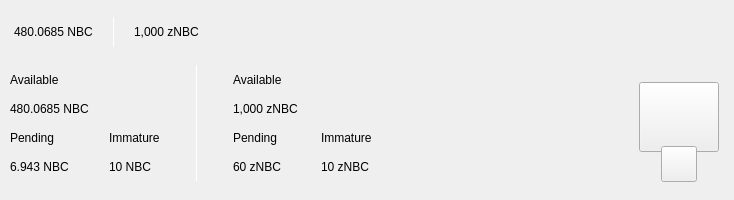
<?xml version="1.0" encoding="UTF-8"?>
<ui version="4.0">
 <class>TopBar</class>
 <widget class="QWidget" name="TopBar">
  <property name="geometry">
   <rect>
    <x>0</x>
    <y>0</y>
    <width>734</width>
    <height>200</height>
   </rect>
  </property>
  <property name="minimumSize">
   <size>
    <width>0</width>
    <height>200</height>
   </size>
  </property>
  <property name="maximumSize">
   <size>
    <width>16777215</width>
    <height>200</height>
   </size>
  </property>
  <property name="windowTitle">
   <string>Form</string>
  </property>
  <layout class="QVBoxLayout" name="verticalLayout_10" stretch="0">
   <property name="spacing">
    <number>0</number>
   </property>
   <property name="leftMargin">
    <number>0</number>
   </property>
   <property name="topMargin">
    <number>0</number>
   </property>
   <property name="rightMargin">
    <number>0</number>
   </property>
   <property name="bottomMargin">
    <number>0</number>
   </property>
   <item>
    <widget class="PFBorderImage" name="containerTop" native="true">
     <layout class="QVBoxLayout" name="verticalLayout_11">
      <property name="spacing">
       <number>0</number>
      </property>
      <property name="leftMargin">
       <number>0</number>
      </property>
      <property name="topMargin">
       <number>0</number>
      </property>
      <property name="rightMargin">
       <number>0</number>
      </property>
      <property name="bottomMargin">
       <number>0</number>
      </property>
      <item>
       <widget class="QWidget" name="top_container_2" native="true">
        <property name="minimumSize">
         <size>
          <width>0</width>
          <height>65</height>
         </size>
        </property>
        <layout class="QHBoxLayout" name="top_container">
         <property name="spacing">
          <number>0</number>
         </property>
         <property name="leftMargin">
          <number>14</number>
         </property>
         <property name="topMargin">
          <number>0</number>
         </property>
         <property name="rightMargin">
          <number>14</number>
         </property>
         <property name="bottomMargin">
          <number>0</number>
         </property>
         <item alignment="Qt::AlignVCenter">
          <widget class="QWidget" name="widgetTopAmount" native="true">
           <property name="sizePolicy">
            <sizepolicy hsizetype="Preferred" vsizetype="Maximum">
             <horstretch>0</horstretch>
             <verstretch>0</verstretch>
            </sizepolicy>
           </property>
           <layout class="QHBoxLayout" name="horizontalLayout_5">
            <property name="spacing">
             <number>0</number>
            </property>
            <property name="leftMargin">
             <number>0</number>
            </property>
            <property name="topMargin">
             <number>0</number>
            </property>
            <property name="rightMargin">
             <number>0</number>
            </property>
            <property name="bottomMargin">
             <number>0</number>
            </property>
            <item alignment="Qt::AlignTop">
             <widget class="QLabel" name="labelAmountTopnexbit">
              <property name="minimumSize">
               <size>
                <width>0</width>
                <height>36</height>
               </size>
              </property>
              <property name="styleSheet">
               <string notr="true">padding:0px;margin:0px;</string>
              </property>
              <property name="text">
               <string>480.0685 NBC</string>
              </property>
             </widget>
            </item>
            <item>
             <spacer name="horizontalSpacer_11">
              <property name="orientation">
               <enum>Qt::Horizontal</enum>
              </property>
              <property name="sizeType">
               <enum>QSizePolicy::Fixed</enum>
              </property>
              <property name="sizeHint" stdset="0">
               <size>
                <width>20</width>
                <height>20</height>
               </size>
              </property>
             </spacer>
            </item>
            <item alignment="Qt::AlignVCenter">
             <widget class="QLabel" name="label_16">
              <property name="minimumSize">
               <size>
                <width>1</width>
                <height>30</height>
               </size>
              </property>
              <property name="maximumSize">
               <size>
                <width>1</width>
                <height>30</height>
               </size>
              </property>
              <property name="styleSheet">
               <string notr="true">background-color:white;
padding:0px;
border:none;</string>
              </property>
              <property name="text">
               <string/>
              </property>
             </widget>
            </item>
            <item>
             <spacer name="horizontalSpacer_12">
              <property name="orientation">
               <enum>Qt::Horizontal</enum>
              </property>
              <property name="sizeType">
               <enum>QSizePolicy::Fixed</enum>
              </property>
              <property name="sizeHint" stdset="0">
               <size>
                <width>20</width>
                <height>20</height>
               </size>
              </property>
             </spacer>
            </item>
            <item alignment="Qt::AlignTop">
             <widget class="QLabel" name="labelAmountTopznexbit">
              <property name="minimumSize">
               <size>
                <width>0</width>
                <height>36</height>
               </size>
              </property>
              <property name="text">
               <string>1,000 zNBC</string>
              </property>
             </widget>
            </item>
           </layout>
          </widget>
         </item>
         <item>
          <spacer name="horizontalSpacer">
           <property name="orientation">
            <enum>Qt::Horizontal</enum>
           </property>
           <property name="sizeHint" stdset="0">
            <size>
             <width>40</width>
             <height>20</height>
            </size>
           </property>
          </spacer>
         </item>
         <item>
          <layout class="QHBoxLayout" name="horizontalLayout_4">
           <property name="spacing">
            <number>12</number>
           </property>
           <property name="rightMargin">
            <number>0</number>
           </property>
           <item alignment="Qt::AlignRight">
            <widget class="QWidget" name="layoutSync" native="true">
             <property name="minimumSize">
              <size>
               <width>0</width>
               <height>36</height>
              </size>
             </property>
             <property name="maximumSize">
              <size>
               <width>16777215</width>
               <height>36</height>
              </size>
             </property>
             <layout class="QVBoxLayout" name="verticalLayout_9">
              <property name="leftMargin">
               <number>0</number>
              </property>
              <property name="topMargin">
               <number>0</number>
              </property>
              <property name="rightMargin">
               <number>0</number>
              </property>
              <property name="bottomMargin">
               <number>0</number>
              </property>
              <item>
               <widget class="ExpandableButton" name="pushButtonSync" native="true">
                <property name="minimumSize">
                 <size>
                  <width>36</width>
                  <height>36</height>
                 </size>
                </property>
                <property name="maximumSize">
                 <size>
                  <width>16777215</width>
                  <height>36</height>
                 </size>
                </property>
               </widget>
              </item>
             </layout>
            </widget>
           </item>
           <item>
            <widget class="ExpandableButton" name="pushButtonStack" native="true">
             <property name="minimumSize">
              <size>
               <width>36</width>
               <height>36</height>
              </size>
             </property>
            </widget>
           </item>
           <item>
            <widget class="ExpandableButton" name="pushButtonColdStaking" native="true">
             <property name="minimumSize">
              <size>
               <width>36</width>
               <height>36</height>
              </size>
             </property>
            </widget>
           </item>
           <item>
            <widget class="ExpandableButton" name="pushButtonConnection" native="true">
             <property name="minimumSize">
              <size>
               <width>36</width>
               <height>36</height>
              </size>
             </property>
            </widget>
           </item>
           <item>
            <widget class="ExpandableButton" name="pushButtonLock" native="true">
             <property name="sizePolicy">
              <sizepolicy hsizetype="Expanding" vsizetype="Expanding">
               <horstretch>0</horstretch>
               <verstretch>0</verstretch>
              </sizepolicy>
             </property>
             <property name="minimumSize">
              <size>
               <width>36</width>
               <height>0</height>
              </size>
             </property>
            </widget>
           </item>
           <item>
            <widget class="ExpandableButton" name="pushButtonTheme" native="true">
             <property name="minimumSize">
              <size>
               <width>36</width>
               <height>36</height>
              </size>
             </property>
             <property name="maximumSize">
              <size>
               <width>16777215</width>
               <height>36</height>
              </size>
             </property>
            </widget>
           </item>
           <item>
            <widget class="ExpandableButton" name="pushButtonFAQ" native="true">
             <property name="minimumSize">
              <size>
               <width>36</width>
               <height>36</height>
              </size>
             </property>
            </widget>
           </item>
          </layout>
         </item>
        </layout>
       </widget>
      </item>
      <item>
       <widget class="QWidget" name="bottom_container" native="true">
        <property name="minimumSize">
         <size>
          <width>0</width>
          <height>135</height>
         </size>
        </property>
        <layout class="QHBoxLayout" name="botton_container">
         <property name="leftMargin">
          <number>10</number>
         </property>
         <property name="topMargin">
          <number>0</number>
         </property>
         <property name="rightMargin">
          <number>10</number>
         </property>
         <property name="bottomMargin">
          <number>10</number>
         </property>
         <item>
          <layout class="QHBoxLayout" name="horizontalLayout_3">
           <property name="bottomMargin">
            <number>9</number>
           </property>
           <item>
            <layout class="QVBoxLayout" name="verticalLayout_7">
             <property name="spacing">
              <number>0</number>
             </property>
             <property name="leftMargin">
              <number>0</number>
             </property>
             <property name="rightMargin">
              <number>30</number>
             </property>
             <item>
              <layout class="QVBoxLayout" name="verticalLayout_2">
               <item>
                <widget class="QLabel" name="labelTitle1">
                 <property name="text">
                  <string>Available</string>
                 </property>
                </widget>
               </item>
               <item>
                <widget class="QLabel" name="labelAmountnexbit">
                 <property name="text">
                  <string>480.0685 NBC</string>
                 </property>
                </widget>
               </item>
              </layout>
             </item>
             <item>
              <layout class="QHBoxLayout" name="horizontalLayout_2">
               <property name="spacing">
                <number>0</number>
               </property>
               <item>
                <layout class="QVBoxLayout" name="verticalLayout_3">
                 <item>
                  <widget class="QLabel" name="labelTitle3">
                   <property name="text">
                    <string>Pending</string>
                   </property>
                  </widget>
                 </item>
                 <item>
                  <widget class="QLabel" name="labelPendingnexbit">
                   <property name="text">
                    <string>6.943 NBC</string>
                   </property>
                  </widget>
                 </item>
                </layout>
               </item>
               <item>
                <spacer name="horizontalSpacer_3">
                 <property name="orientation">
                  <enum>Qt::Horizontal</enum>
                 </property>
                 <property name="sizeType">
                  <enum>QSizePolicy::Fixed</enum>
                 </property>
                 <property name="sizeHint" stdset="0">
                  <size>
                   <width>40</width>
                   <height>20</height>
                  </size>
                 </property>
                </spacer>
               </item>
               <item>
                <layout class="QVBoxLayout" name="verticalLayout_4">
                 <item>
                  <widget class="QLabel" name="labelTitle4">
                   <property name="text">
                    <string>Immature</string>
                   </property>
                  </widget>
                 </item>
                 <item>
                  <widget class="QLabel" name="labelImmaturenexbit">
                   <property name="text">
                    <string>10 NBC</string>
                   </property>
                  </widget>
                 </item>
                </layout>
               </item>
              </layout>
             </item>
            </layout>
           </item>
           <item>
            <widget class="QLabel" name="label_9">
             <property name="minimumSize">
              <size>
               <width>1</width>
               <height>100</height>
              </size>
             </property>
             <property name="maximumSize">
              <size>
               <width>1</width>
               <height>16777215</height>
              </size>
             </property>
             <property name="styleSheet">
              <string notr="true">background-color:white;
padding:0px;
border:none;</string>
             </property>
             <property name="text">
              <string/>
             </property>
            </widget>
           </item>
           <item>
            <layout class="QVBoxLayout" name="verticalLayout_8">
             <property name="spacing">
              <number>0</number>
             </property>
             <property name="leftMargin">
              <number>30</number>
             </property>
             <item>
              <layout class="QVBoxLayout" name="verticalLayout">
               <item>
                <widget class="QLabel" name="labelTitle2">
                 <property name="text">
                  <string>Available</string>
                 </property>
                </widget>
               </item>
               <item>
                <widget class="QLabel" name="labelAmountznexbit">
                 <property name="text">
                  <string>1,000 zNBC</string>
                 </property>
                </widget>
               </item>
              </layout>
             </item>
             <item>
              <layout class="QHBoxLayout" name="horizontalLayout">
               <property name="spacing">
                <number>0</number>
               </property>
               <item>
                <layout class="QVBoxLayout" name="verticalLayout_5">
                 <item>
                  <widget class="QLabel" name="labelTitle5">
                   <property name="text">
                    <string>Pending</string>
                   </property>
                  </widget>
                 </item>
                 <item>
                  <widget class="QLabel" name="labelPendingznexbit">
                   <property name="text">
                    <string>60 zNBC</string>
                   </property>
                  </widget>
                 </item>
                </layout>
               </item>
               <item>
                <spacer name="horizontalSpacer_4">
                 <property name="orientation">
                  <enum>Qt::Horizontal</enum>
                 </property>
                 <property name="sizeType">
                  <enum>QSizePolicy::Fixed</enum>
                 </property>
                 <property name="sizeHint" stdset="0">
                  <size>
                   <width>40</width>
                   <height>20</height>
                  </size>
                 </property>
                </spacer>
               </item>
               <item>
                <layout class="QVBoxLayout" name="verticalLayout_6">
                 <item>
                  <widget class="QLabel" name="labelTitle6">
                   <property name="text">
                    <string>Immature</string>
                   </property>
                  </widget>
                 </item>
                 <item>
                  <widget class="QLabel" name="labelImmatureznexbit">
                   <property name="text">
                    <string>10 zNBC</string>
                   </property>
                  </widget>
                 </item>
                </layout>
               </item>
              </layout>
             </item>
            </layout>
           </item>
          </layout>
         </item>
         <item>
          <spacer name="horizontalSpacer_2">
           <property name="orientation">
            <enum>Qt::Horizontal</enum>
           </property>
           <property name="sizeHint" stdset="0">
            <size>
             <width>40</width>
             <height>20</height>
            </size>
           </property>
          </spacer>
         </item>
         <item alignment="Qt::AlignHCenter|Qt::AlignVCenter">
          <widget class="QWidget" name="qrContainer" native="true">
           <property name="sizePolicy">
            <sizepolicy hsizetype="Preferred" vsizetype="Minimum">
             <horstretch>0</horstretch>
             <verstretch>0</verstretch>
            </sizepolicy>
           </property>
           <property name="minimumSize">
            <size>
             <width>90</width>
             <height>110</height>
            </size>
           </property>
           <property name="maximumSize">
            <size>
             <width>90</width>
             <height>110</height>
            </size>
           </property>
           <layout class="QVBoxLayout" name="containerQR">
            <property name="spacing">
             <number>0</number>
            </property>
            <property name="leftMargin">
             <number>5</number>
            </property>
            <property name="topMargin">
             <number>10</number>
            </property>
            <property name="rightMargin">
             <number>5</number>
            </property>
            <property name="bottomMargin">
             <number>0</number>
            </property>
            <item>
             <widget class="QPushButton" name="btnQr">
              <property name="minimumSize">
               <size>
                <width>70</width>
                <height>70</height>
               </size>
              </property>
              <property name="maximumSize">
               <size>
                <width>16777215</width>
                <height>70</height>
               </size>
              </property>
              <property name="focusPolicy">
               <enum>Qt::NoFocus</enum>
              </property>
              <property name="text">
               <string/>
              </property>
              <property name="iconSize">
               <size>
                <width>70</width>
                <height>70</height>
               </size>
              </property>
             </widget>
            </item>
            <item>
             <spacer name="verticalSpacer">
              <property name="orientation">
               <enum>Qt::Vertical</enum>
              </property>
              <property name="sizeType">
               <enum>QSizePolicy::Fixed</enum>
              </property>
              <property name="sizeHint" stdset="0">
               <size>
                <width>20</width>
                <height>20</height>
               </size>
              </property>
             </spacer>
            </item>
            <item alignment="Qt::AlignHCenter|Qt::AlignBottom">
             <widget class="QPushButton" name="pushButtonQR">
              <property name="minimumSize">
               <size>
                <width>36</width>
                <height>36</height>
               </size>
              </property>
              <property name="maximumSize">
               <size>
                <width>36</width>
                <height>36</height>
               </size>
              </property>
              <property name="focusPolicy">
               <enum>Qt::NoFocus</enum>
              </property>
              <property name="text">
               <string/>
              </property>
             </widget>
            </item>
           </layout>
          </widget>
         </item>
        </layout>
       </widget>
      </item>
     </layout>
    </widget>
   </item>
  </layout>
 </widget>
 <customwidgets>
  <customwidget>
   <class>ExpandableButton</class>
   <extends>QWidget</extends>
   <header>qt/nexbit/expandablebutton.h</header>
   <container>1</container>
  </customwidget>
  <customwidget>
   <class>PFBorderImage</class>
   <extends>QFrame</extends>
   <header>qt/nexbit/pfborderimage.h</header>
   <container>1</container>
  </customwidget>
 </customwidgets>
 <resources/>
 <connections/>
</ui>
